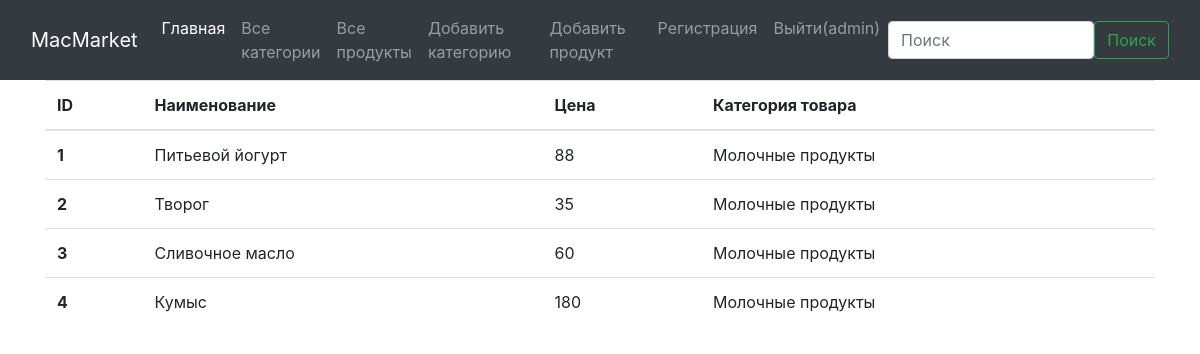
Screenshot of /products/ (signed in) with the database file from the repository.
### homework/models.py (models this page shows, shortened)
class Product (models.Model):
    class Meta:
        verbose_name = 'продукт'
        verbose_name_plural = 'продукты'
    title = models.CharField(max_length=100, verbose_name='наименование продукта')
    description = models.TextField(verbose_name='описание')
    price = models.IntegerField(null=True, verbose_name='цена')
    category = models.ForeignKey(Category, null=True,
                                 verbose_name='тип товара',
                               on_delete=models.CASCADE)

class Category(models.Model):
    class Meta:
        verbose_name = 'категория'
        verbose_name_plural = 'категории'
    name = models.CharField(max_length=100, verbose_name='название')

### homework/views.py (the view)
# urls.py: path('products/', views.products),
def products(request):
    data = {
        'products': Product.objects.all(),
        'username': auth.get_user(request).username
    }
    return render(request, 'products.html', context=data)

### templates/products.html
{% extends 'login.html' %}
{% block content %}
   <table class="table">
  <thead>
    <tr>
      <th scope="col">ID</th>
      <th scope="col">Наименование</th>
      <th scope="col">Цена</th>
      <th scope="col">Категория товара</th>
    </tr>
  </thead>
  <tbody>
    {% for product in products %}
        <tr>
      <th scope="row">{{ product.id }}</th>
      <td>{{ product.title }}</td>
      <td>{{ product.price }}</td>
      <td>{{ product.category.name }}</td>
    </tr>
    {% endfor %}
  </tbody>
</table>
{% endblock %}

### templates/layout.html (shortened to what this page needs)
{% load static %}
<!DOCTYPE html>
<html lang="en">
<head>
    <link rel="stylesheet" type="text/css" href="{% static 'css/style.css' %}"/>
    <link rel="stylesheet" href="https://cdn.jsdelivr.net/npm/bootstrap@4.6.0/dist/css/bootstrap.min.css">
</head>
<body>
<nav class="navbar navbar-expand-lg navbar-dark bg-dark">
  <div class="container-fluid">
    <a class="navbar-brand" href="/">MacMarket</a>
    <div class="collapse navbar-collapse" id="navbarSupportedContent">
      <ul class="navbar-nav me-auto mb-2 mb-lg-0">
        <li class="nav-item">
          <a class="nav-link active" aria-current="page" href="/">Главная </a>
        </li>
        <li class="nav-item">
          <a class="nav-link" href="/product/">Все категории</a>
        </li>
      <li class="nav-item">
          <a class="nav-link" href="/products/">Все продукты</a>
        </li>
           <li class="nav-item">
          <a class="nav-link" href="/add_product/">Добавить категорию</a>
        </li>
       <li class="nav-item">
          <a class="nav-link" href="/add_products/">Добавить продукт</a>
        </li>
          <li class="nav-item">
          <a class="nav-link" href="/register/">Регистрация</a>
        </li>
          {% if username %}
              <li class="nav-item">
          <a class="nav-link" href="/logout/">Выйти({{ username }})</a>
        </li>
          {% else %}
              <li class="nav-item">
          <a class="nav-link" href="/login/">Войти</a>
        </li>
          {% endif %}
      </ul>
      <form class="d-flex" action="" method="get">
        <input class="form-control me-2" name="search" type="поиск" placeholder="Поиск" aria-label="Search">
        <button class="btn btn-outline-success" type="submit">Поиск</button>
      </form>
    </div>
</nav>
<div class="container" style="text-align: left">
{% block content %}
{% endblock %}
</div>
</body>
</html>

### static/css/style.css (style rules this page uses)
body { background: #fdc0ff; }

### rows the page displays
Product: id "1", title "Питьевой йогурт", price "88", category.name "Молочные продукты"
Product: id "2", title "Творог", price "35", category.name "Молочные продукты"
Product: id "3", title "Сливочное масло", price "60", category.name "Молочные продукты"
Product: id "4", title "Кумыс", price "180", category.name "Молочные продукты"

### other values shown
{{ username }} "admin"
